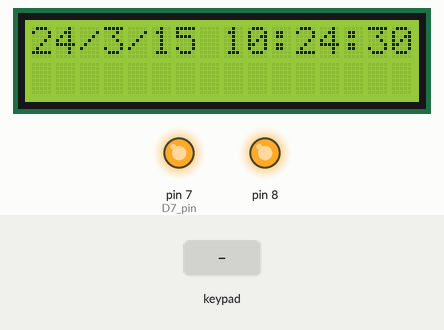
Simulated run of this sketch. Board: Arduino Uno, built with avr-gcc and run on an emulated ATmega328P. On the bench: 16×2 character LCD, output pins drawn as LEDs (lit = HIGH). Wiring (inferred from the names in the program): 4×4 keypad with keys 1 2 3 A 4 5 6 B 7 8 9 C * 0 # D: rows pin 2, pin 3, pin 5, pin 6; columns pin 9, pin 10, pin 16, pin 17; DS1307 clock at I2C address 0x68. Inputs (shaded band) come from the test bench. The local clock reads 2024-03-15 10:24:30 at power-on unless the sketch sets it; pins used as bus, display or sensor lines are not drawn; what the sketch prints to the serial monitor is not drawn.

Above: at 1.2 s.
1.3 s: key 'A' pressed
At 3.6 s:
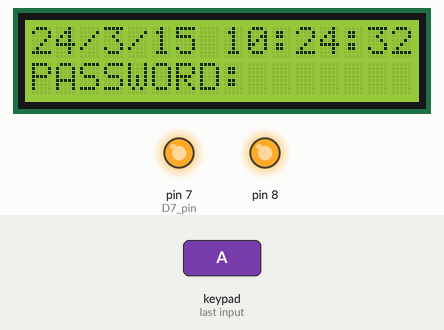
4.0 s: keypad keys 6 9 1 0 # pressed 0.4 s apart
At 7.5 s:
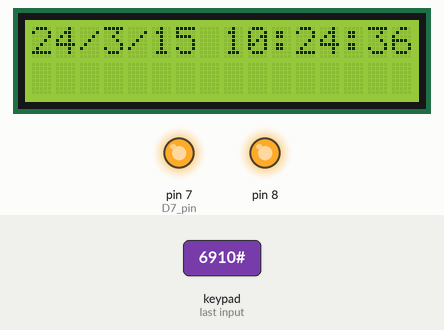
9.0 s: key 'D' pressed
At 10.5 s:
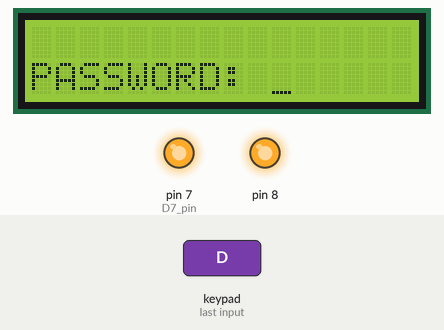
11.6 s: keypad keys 6 9 1 0 * pressed 0.4 s apart
At 14.6 s:
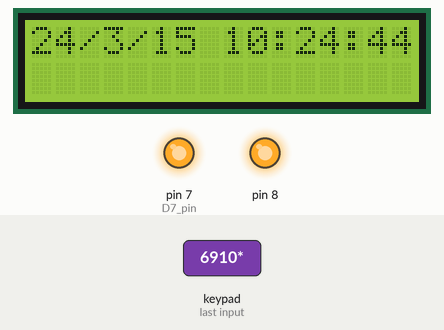
15.1 s: key '1' pressed
18.1 s: key 'B' pressed
At 20.6 s:
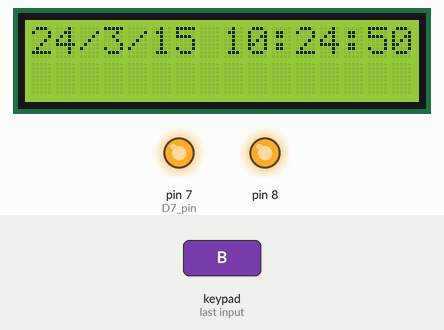
Timing chart, 0 to 22.1 s (numbered marks = the images above; inputs shaded):
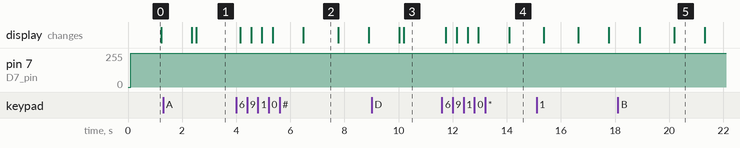

Measured:
- after the input at 1.3 s, the display: first differs from a run without the input after 1.2 s (image 1)
- after the input at 4.0 s, the display: first changes after 0.15 s (image 2 shows a later state)
- after the input at 9.0 s, the display: first differs from a run without the input after 1.2 s (image 3)
- after the input at 11.6 s, the display: first changes after 0.15 s (image 4 shows a later state)
- what the display in image 2 shows lasts 1.3 s, from 6.5 s to 7.8 s

The sketch:

unoserverV2.ino
```cpp
// This headers for the I2C connections to the display and the RTC
#include <Wire.h>
#include <LCD.h>
#include "MyStructs.h"
#include "RTClib.h"
#include <LiquidCrystal_I2C.h>

// This headers for SPI connection to the wireless connction with NRF24L01
#include <SPI.h>
#include <Mirf.h>
#include <nRF24L01.h>
#include <MirfHardwareSpiDriver.h>

// Defining LCD pins
#define I2C_ADDR    0x27
#define BACKLIGHT_PIN  3
#define En_pin  2
#define Rw_pin  1
#define Rs_pin  0
#define D4_pin  4
#define D5_pin  5
#define D6_pin  6
#define D7_pin  7
#define  LED_OFF  1
#define  LED_ON  0

// LCD display connection
LiquidCrystal_I2C  lcd(I2C_ADDR,En_pin,Rw_pin,Rs_pin,D4_pin,D5_pin,D6_pin,D7_pin);

// RTC settings
RTC_DS1307 RTC;


int seconds=0;
int temp=0;
int backLightOn=0;
int backLightTimer=0;
int j;
int clientq=0;
int pir=0;
int alarm=0;
int pins[]={
  6,9,10};

const int numRows = 4;       // number of rows in the keypad
const int numCols = 4;       // number of columns
const int debounceTime = 10; // number of milliseconds for switch to be stable

// Node strukturak deklaralasa  //
node dev = {
  B11111111, B00000010, B00001010, false};
node client[4];

nodepin devPin;
nodepin clientPin[3];

// keymap defines the character returned when the corresponding key is pressed
const char keymap[numRows][numCols] = {
  { '1', '2', '3', 'A' },
  { '4', '5', '6', 'B' },
  { '7', '8', '9', 'C' },
  { '*', '0', '#', 'D' }
};

// this array determines the pins used for rows and columns
const int rowPins[numRows] = { 2, 3, 5, 6 }; // Rows 0 through 3
const int colPins[numCols] = { 9, 10, 16, 17 };    // Columns 0 through 3

boolean codeValid;
boolean flagAlarm;
boolean flagHome;
char inputCode[3];
char code[3];


void setup()
{
  Wire.begin();
  Serial.begin(9600);
  lcdInit();
  rtcInit();
  mirfInit();
  keyInit();
  servInit();
}

void loop()
{
  voidRTC();
  //voidDataReceive();
  //voidKey();
  voidMenu();
  voidConfigPins(&dev, &devPin);
}

void servInit(){
  codeValid=true;
  flagAlarm=false;
  flagHome=false;
  // Elore beallitott kod //
  code[0]='1';
  code[1]='2';
  code[2]='3';
  code[3]='4';
}

void lcdInit(){
  lcd.begin (16,2);
  lcd.setBacklightPin(BACKLIGHT_PIN,POSITIVE);
  lcd.setBacklight(LED_ON);
}

void rtcInit(){
  RTC.begin();
  //RTC.adjust(DateTime(__DATE__, __TIME__));
}

void mirfInit(){
  Mirf.spi = &MirfHardwareSpi;
  Mirf.init();
  Mirf.setRADDR((byte *)"serv1");
  Mirf.payload = 32;
  Mirf.config();
}

void keyInit(){
  for (int row = 0; row < numRows; row++){
    pinMode(rowPins[row],INPUT);
    digitalWrite(rowPins[row],HIGH);
  }
  for (int column = 0; column < numCols; column++){
    pinMode(colPins[column],OUTPUT);
    digitalWrite(colPins[column],HIGH);
  }
}

void voidMenu(){
  voidRTC();
  char key = getKey();
  if ( key!=0 ){
  Serial.println(key);
  }
  if( key != 0) {       // if the character is not 0 then
    // it's a valid key press
    if( key=='A' ){
      voidAlarm();
    }
    if( key=='D' ){
      voidAlarm();

    }
  }
}
void voidAlarm(){
  int i=0;
  for (int j=0; j<4; j++){
    inputCode[j]=0;
  }
  if( flagAlarm==false ){
  lcd.setCursor(0,1);
  lcd.print("PASSWORD: ");

    while(i<4){
      char codeKey = getKey();
      if( codeKey != 0 && codeKey != 'A' && codeKey != 'B' && codeKey != 'C' && codeKey != 'D'){
        if( codeKey == '*'){
          i--;
           lcd.cursor();
           lcd.setCursor(10+i,1);
        }
        else{
          if( codeKey == '#'){
            break;
          }
          else{
            inputCode[i]=codeKey;
            lcd.cursor();
            lcd.setCursor(10+i,1);
            lcd.print(inputCode[i]);
            i++;

          }
        }
      }

    }


    for(int j=0; j<4; j++){
      if (code[j]==inputCode[j]){
        if(codeValid==false){
          codeValid=false;
        }
        else{
          codeValid=true;
        }
      }
      if (code[j]!=inputCode[j]){
        codeValid=false;
      }
    }

    if( flagAlarm==false && codeValid==true){
      voidCountdown();
      flagAlarm=true;
    }


  }
}

void voidCountdown(){
}


void voidRTC(){
  DateTime now = RTC.now();
  //lcd.clear();
  lcd.backlight();
  lcd.setCursor(0,0);
  lcd.print(now.year()-2000, DEC);
  lcd.print("/");
  lcd.print(now.month(), DEC);
  lcd.print("/");
  lcd.print(now.day(), DEC);
  lcd.print(" ");
  lcd.setCursor(8,0);
  lcd.print(now.hour(), DEC);
  lcd.print(":");
  lcd.print(now.minute(), DEC);
  lcd.print(":");
  lcd.print(now.second(), DEC);

  if(now.second()!=seconds){
    lcd.clear();
    seconds=now.second();
    backLightTimer++;
  }
}

void voidDataReceive(){
  int data[Mirf.payload];


  if(!Mirf.isSending() && Mirf.dataReady()){
    lcd.clear();
    lcd.setCursor(4,0);
    lcd.print("Got packet");

    Mirf.getData((byte *) &data);
    lcd.setCursor(4,1);
    lcd.print(data[0], DEC);
    delay(200);
    Mirf.setTADDR((byte *)"clie1");
    Mirf.send((byte *) &data);
    lcd.clear();
    lcd.setCursor(4,0);
    Serial.println("Reply sent.");
    delay(200);
  }
}

void voidKey(){
  char key = getKey();
  if( key != 0) {       // if the character is not 0 then
    // it's a valid key press
    lcd.clear();
    lcd.setCursor(4,0);
    lcd.print("Got key ");
    lcd.setCursor(4,1);
    lcd.print(key);
    delay(200);
  }
}

// returns with the key pressed, or 0 if no key is pressed

char getKey(){
  char key = 0;                                  // 0 indicates no key pressed

  for(int column = 0; column < numCols; column++){

    digitalWrite(colPins[column],LOW);         // Activate the current column.
    for(int row = 0; row < numRows; row++){     // Scan all rows for
        // a key press.

      if(digitalRead(rowPins[row]) == LOW){     // Is a key pressed?

        delay(debounceTime);                   // debounce
        while(digitalRead(rowPins[row]) == LOW)
          ;                                  // wait for key to be released
        key = keymap[row][column];             // Remember which key
        // was pressed.
      }
    }
    digitalWrite(colPins[column],HIGH);     // De-activate the current column.
  }
  return key;  // returns the key pressed or 0 if none
}


void voidConfigPins(struct node *device, struct nodepin *devicePin){
  int i;
  for(i=0;i<3;i++){

    Serial.print("Eredeti pin: ");
    Serial.println((*devicePin).pins[i], DEC);
    int bit=bitRead((*device).state,(i+1));
    if(bit==0){
      Serial.print("Hanyadik bit: ");
      Serial.println(bitRead((*device).state,(i+1)), DEC);

      pinMode((*devicePin).pins[i], INPUT);

      Serial.print("Hanyadik pin: ");
      Serial.println((*devicePin).pins[i], DEC);

      (*devicePin).mode[i]=0;
    }

    if(bit==1){
      Serial.print("Hanyadik bit: ");
      Serial.println(bitRead((*device).state,(i+1)), DEC);
      pinMode((*devicePin).pins[i], OUTPUT);
      Serial.print("Hanyadik pin: ");
      Serial.println((*devicePin).pins[i], DEC);
      (*devicePin).mode[i]=1;
    }
  }
  delay(1000);
}
```

MyStructs.h
```cpp
#ifndef MyStructs_h
#define MyStructs_h


typedef struct node {
  byte manu;
  byte id;
  byte state;
  boolean role;
};

typedef struct nodepin {
  int pins[3];
  int mode[3];
  int value[3];
};

#endif
```
